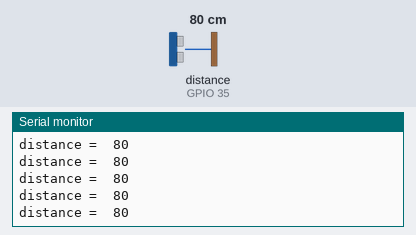
A sketch run on a simulated ESP32. Shown: the last lines printed to the serial monitor. Wiring (inferred from the names in the program): ultrasonic range finder: trigger GPIO 5; echo GPIO 35. The inputs (shaded band) are chosen by the test bench; at power-on: distance to the obstacle (sensor on GPIO 35) 80 cm. The echo pulse lasts 58.3 µs per cm.

Above: at 1.2 s.
1.3 s: distance to the obstacle (sensor on GPIO 35) set to 2 cm
At 1.37 s:
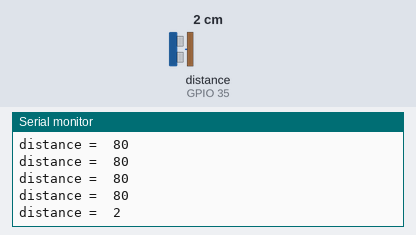
2.8 s: distance to the obstacle (sensor on GPIO 35) set to 4 cm
At 2.88 s:
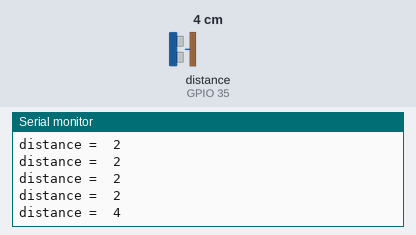
Timing chart, 0 to 5.8 s (numbered marks = the images above; inputs shaded):
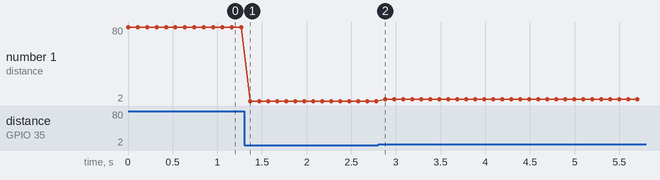

Measured:
- after the input at 1.3 s, the serial monitor: prints a new line after 0.07 s (image 1)
- after the input at 2.8 s, the serial monitor: prints a new line after 0.08 s (image 2)
- plotted number 1: 80 → 2 after the input at 1.3 s, 2 → 4 after the input at 2.8 s

The sketch:

Ultrasonic_Coding.ino
```cpp
#define TRIG  5 // Trig pin pin5
#define ECHO  35 // Echo pin

long microsecondsToCentimeters(long microseconds)     // function การแปลงหน่วยให้เป็น เซนติเมตร
{
return microseconds / 29 / 2;    // การแปลงหน่วยที่อ่านได้ ให้เป็นเซนติเมตร
}

void setup() {

  Serial.begin(115200);                // เปิดพอร์ตสื่อสาร serial monitor
  Serial.println("Hello, Ultrasonic Sensor!");

  pinMode(TRIG, OUTPUT);               // กำหนดให้ trig เป็น output
  pinMode(ECHO, INPUT);                // กำหนดให้ echo เป็น input

}

void loop() {

 long duration, cm;

    digitalWrite(TRIG, LOW);
    delayMicroseconds(2);
    digitalWrite(TRIG, HIGH);
    delayMicroseconds(5);
    digitalWrite(TRIG, LOW);
    duration = pulseIn(ECHO, HIGH);
    cm = microsecondsToCentimeters(duration);

    Serial.print("distance =  ");         // กำหนดชื่อ
    Serial.println(cm);                   // ให้แสดงค่าที่ อ่านได้
    delay(100);
}
```
